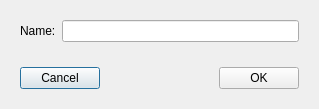
<?xml version="1.0" encoding="UTF-8"?>
<ui version="4.0">
 <class>Dialog</class>
 <widget class="QDialog" name="Dialog">
  <property name="geometry">
   <rect>
    <x>0</x>
    <y>0</y>
    <width>319</width>
    <height>109</height>
   </rect>
  </property>
  <property name="windowTitle">
   <string>Dialog</string>
  </property>
  <layout class="QVBoxLayout" name="verticalLayout">
   <item>
    <widget class="QWidget" name="widget" native="true">
     <layout class="QFormLayout" name="formLayout">
      <item row="0" column="0">
       <widget class="QLabel" name="label">
        <property name="text">
         <string>Name:</string>
        </property>
       </widget>
      </item>
      <item row="0" column="1">
       <widget class="QLineEdit" name="lineEditName"/>
      </item>
     </layout>
    </widget>
   </item>
   <item>
    <spacer name="verticalSpacer">
     <property name="orientation">
      <enum>Qt::Vertical</enum>
     </property>
     <property name="sizeHint" stdset="0">
      <size>
       <width>20</width>
       <height>40</height>
      </size>
     </property>
    </spacer>
   </item>
   <item>
    <widget class="QWidget" name="widget_2" native="true">
     <layout class="QHBoxLayout" name="horizontalLayout">
      <item>
       <widget class="QPushButton" name="pushButtonCancel">
        <property name="text">
         <string>Cancel</string>
        </property>
       </widget>
      </item>
      <item>
       <spacer name="horizontalSpacer">
        <property name="orientation">
         <enum>Qt::Horizontal</enum>
        </property>
        <property name="sizeHint" stdset="0">
         <size>
          <width>118</width>
          <height>17</height>
         </size>
        </property>
       </spacer>
      </item>
      <item>
       <widget class="QPushButton" name="pushButtonOk">
        <property name="text">
         <string>OK</string>
        </property>
       </widget>
      </item>
     </layout>
    </widget>
   </item>
  </layout>
 </widget>
 <resources/>
 <connections/>
</ui>
